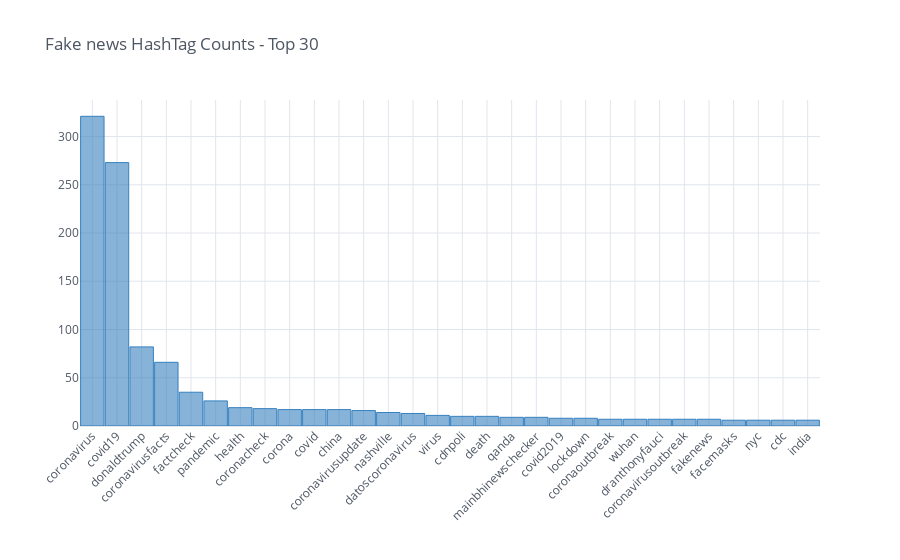

The cell this chart's notebook holds for it:
### Code cell
'''
file1_in = 'covid_fake_HashTag_flatten.csv'
data_fake_HashTag_NEG = pd.read_csv(file1_in, header=0, encoding="ISO-8859–1", engine='python' )

data_fake_HashTag_NEG = data_fake_HashTag_NEG['HashTag'].value_counts().rename_axis('HashTag').reset_index(name='Counts')

#print(data_fake_HashTag_NEG)

data_fake_HashTag_NEG.to_csv ("fake_HashTag_Count.csv", index = None, header=True)

data_in='fake_HashTag_Count.csv'
data_file2_in=pd.read_csv( data_in, header=0, encoding="ISO-8859–1", engine='python' )

#print(data_file2_in['Hashtag'])

hashtag=data_file2_in['HashTag'].tolist()
hash_count=data_file2_in['Counts'].tolist()

agg_hashtag=[]
for hs in hashtag:
    hs=str(hs)
    hs=hs.lower()
    hs=preprocessing(hs)
    
    agg_hashtag.append(hs)

agg_hsCount = list(zip(agg_hashtag, hash_count))

from pandas import DataFrame
df_agg_hsCount = DataFrame(agg_hsCount, columns=['HashTag','Counts'])

df_agg_hsCount_final=df_agg_hsCount.groupby(['HashTag'], as_index=False)['Counts'].sum()#.reset_index()
df_final2 = df_agg_hsCount_final.sort_values(by = ['Counts'], ascending=[False])

df = DataFrame(df_final2, columns=['HashTag','Counts'])
df.to_csv ("fake_HashTag_Count_aggre.csv", index = None, header=True)
'''

data_file2_in="fake_HashTag_Count_aggre.csv"

df2=pd.read_csv( data_file2_in, header=0, encoding="ISO-8859–1", engine='python' )
print(df2.head(30))

df2.head(30).iplot(kind='bar', x='HashTag', y='Counts', title="Fake news HashTag Counts - Top 30", bargap=.05, theme="white", color='blue',world_readable=True, xaxis_tickangle=-45)

### Figure 1 — Plotly figure (JSON) as saved in the notebook; plotly's stock layout.template omitted (floating-point values rounded to 4 significant figures)
{"data": [{"marker": {"color": "rgba(55, 128, 191, 0.6)", "line": {"color": "rgba(55, 128, 191, 1.0)", "width": 1}}, "name": "Counts", "orientation": "v", "text": "", "type": "bar", "x": ["coronavirus", "covid19", "donaldtrump", "coronavirusfacts", "factcheck", "pandemic", "health", "coronacheck", "corona", "covid", "china", "coronavirusupdate", "nashville", "datoscoronavirus", "virus", "cdnpoli", "death", "qanda", "mainbhinewschecker", "covid2019", "lockdown", "coronaoutbreak", "wuhan", "dranthonyfauci", "coronavirusoutbreak", "fakenews", "facemasks", "nyc", "cdc", "india"], "y": [321, 273, 82, 66, 35, 26, 19, 18, 17, 17, 17, 16, 14, 13, 11, 10, 10, 9, 9, 8, 8, 7, 7, 7, 7, 7, 6, 6, 6, 6]}], "layout": {"bargap": 0.05, "legend": {"bgcolor": "#FFFFFF", "font": {"color": "#4D5663"}}, "paper_bgcolor": "#FFFFFF", "plot_bgcolor": "#FFFFFF", "title": {"font": {"color": "#4D5663"}, "text": "Fake news HashTag Counts - Top 30"}, "xaxis": {"gridcolor": "#E1E5ED", "showgrid": true, "tickangle": -45, "tickfont": {"color": "#4D5663"}, "title": {"font": {"color": "#4D5663"}, "text": ""}, "zerolinecolor": "#E1E5ED"}, "yaxis": {"gridcolor": "#E1E5ED", "showgrid": true, "tickfont": {"color": "#4D5663"}, "title": {"font": {"color": "#4D5663"}, "text": ""}, "zerolinecolor": "#E1E5ED"}}}
